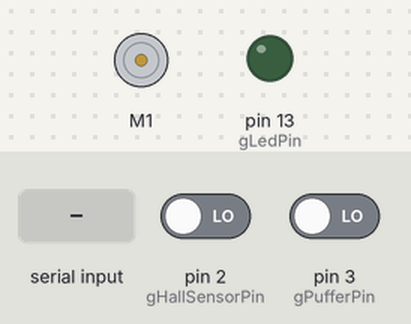
Bench run of a sketch on a simulated Arduino Uno, built with avr-gcc and run on an emulated ATmega328P. Shown: DC motor (green arrow = forward, orange = backward, longer = faster), output pins drawn as LEDs (lit = HIGH). The test bench sets the inputs (shaded band); at power-on: pin 2 (gHallSensorPin) LOW, pin 3 (gPufferPin) LOW. What the sketch prints to the serial monitor is not drawn.

Above: at 1.2 s.
1.3 s: pin 2 (gHallSensorPin) driven HIGH
At 2.3 s:
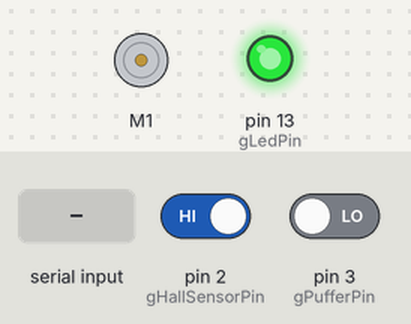
2.8 s: pin 2 (gHallSensorPin) driven LOW
At 3.4 s:
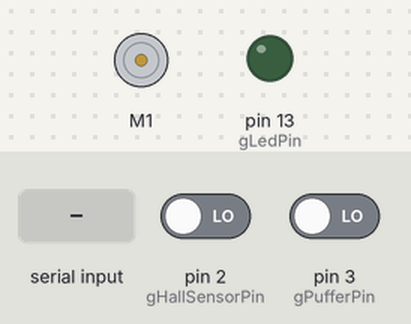
4.3 s: "p\n" received over Serial
At 5.1 s:
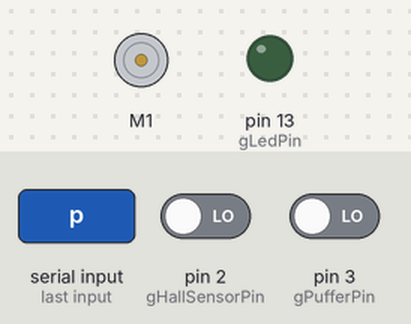
Timing chart, 0 to 7.3 s (numbered marks = the images above; inputs shaded):
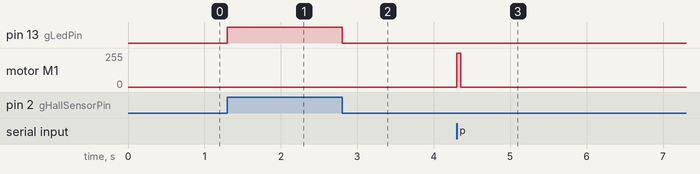

The sketch:

puffer.ino
```cpp
//Ribbon separator control code.
//Uses a Hall effect sensor digital out to pin2, pin 13 output ot an LED,
//and solenoid connected to Motor 1 terminals on Adafruit motor shield

#include <Wire.h>
#include "Adafruit_MotorShield.h"
#include <SoftwareSerial.h>
double gSketchVersion = 1.0;

//Allow nice syntax for serial printing
template<class T> inline Print &operator <<(Print &o, T arg) { o.print(arg); return o; }

// Create the motor shield object with the default I2C address
Adafruit_MotorShield AFMS = Adafruit_MotorShield();

// Get port M1 address
Adafruit_DCMotor* gPufferValve = AFMS.getMotor(1);

// global variables
bool            gSimulateHallSensor(false);
unsigned int    gSimulationSpeed    = 5000;

//Pins
const int       gHallSensorPin      = 2;    // Hall sensor pin
const int       gPufferPin          = 3;    // Pushbutton 1 pin
const int       gLedPin             = 13;   // LED pin, illuminates when solenoid is triggered

int             gPuffDuration       = 50;   // msec puffer on
int             gPufferValveSpeed   = 255;  // msec puffer on

bool            gEnablePuffer(false);
unsigned long   gLastReadTime = millis();

//Leica mouse control
SoftwareSerial  leicaSerial(10, 11); // RX, TX
String          gLeicaMessage;


void setup()
{
    AFMS.begin();  // create with the default frequency 1.6KHz

    // depower and set up puffer solenoid
    gPufferValve->run(RELEASE);
    gPufferValve->setSpeed(gPufferValveSpeed);

    // set up i/o pins
    pinMode(gHallSensorPin,     INPUT);     // Set up the Hall sensor pin to be an input
    pinMode(gLedPin,            OUTPUT);    // Set up the LED pin to be an output
    pinMode(gPufferPin,         INPUT);     // Set off the puffer manually by this pin

    // setup HW serial port
    Serial.begin(57600);
    Serial << "[ArrayBot Puffer Arduino]";

    //setup SW serial port to the Leica Arduino.
    leicaSerial.begin(9600);
}

void loop()
{
    while(Serial.available() > 0)
    {
        char ch = Serial.read();
        processByte(ch);
    }

     if(leicaSerial.available())
     {
        //We get acknowledgments from the Leica. Just simply forward
        char ch = leicaSerial.read();
        if(ch == '[')
        {
            gLeicaMessage = "";
        }
        else if(ch == ']')
        {
            Serial << "[LEICA MESSAGE: " << gLeicaMessage <<"]";
        }
        else
        {
            gLeicaMessage += ch;
        }
     }

    //Simulate Hall Sensor
    if(gSimulateHallSensor == true)
    {
        simulateHallSensor();
    }
    else if(digitalRead(gHallSensorPin) == HIGH)  // if Hall sensor is high
    {
        Serial << "[HALL_SENSOR=HIGH]";
        digitalWrite(gLedPin, HIGH);     // turn the LED on

        //Set off puffer, but only if enabled by the PUSH BUTTON or the HOST PC (enablePuffer)
        if (digitalRead(gPufferPin) || gEnablePuffer)
        {
            puff(gPuffDuration);
            gEnablePuffer = false;
        }

        //Wait for HALL sensor to go LOW
        while(digitalRead(gHallSensorPin) == HIGH)
        { }

        Serial << "[HALL_SENSOR=LOW]";
    }

    digitalWrite(gLedPin, LOW);      // turn the LED off
}

void sendInfo()
{
    Serial << "[PUFFER_SKETCH_VERSION=" << gSketchVersion << "]";
    Serial << "[PUFFER_DURATION=" << gPuffDuration << "]";
    Serial << "[PUFFER_VALVE_SPEED=" << gPufferValveSpeed << "]";
}

void puff(int duration_in_ms)
{
    gPufferValve->run(FORWARD);     // turn on solenoid
    delay(duration_in_ms);          //duration of LED/solenoid being on
    gPufferValve->run(RELEASE);     // turn off solenoid
}

void processByte(char ch)
{
    switch(ch)
    {
        //Enable simulation
        case 'S':
        {
            //Get flag
            int flag = Serial.parseInt();
            gSimulateHallSensor = (flag == 1) ? true : false;
        }
        break;

        //Set simulation speed
        case 's':
        {
            int ms = Serial.parseInt();
            gSimulationSpeed = ms;
        }
        break;

        //CutPreset (Leica)
        case 'P':
        {
            //Get Preset
            int preset = Serial.parseInt(); //This one will wait for something that can become an int;
            if(preset > 0 && preset <= 5 )
            {
               Serial << "[REQUEST_CUT_PRESET_"<<preset<<"]";
               leicaSerial <<"P"<<preset<<" ";
            }
            else
            {
                Serial << "[CUT_PRESET "<<preset<<" IS INVALID]";
            }
        }
        break;

        //Set delta Y on the Leica
        case 'Y':
        {
            //Get dy
            int preset = Serial.parseInt();

            Serial << "[REQUEST_DELTA_Y="<<preset<<"]";
            leicaSerial <<"Y"<<preset<<" ";
        }
        break;

        //Enable puffing. When puffing is enabled, the logic in the loop will automatically set off the puffer
        //at the calibrated moment by checking the hall sensor state
        case 'e':
            gEnablePuffer = true;
            Serial << "[PUFFER_ENABLED]";
        break;

        //Disable puffing.
        case 'a':
            gEnablePuffer = false;
            Serial << "[PUFFER_DISABLED]";
        break;

        //Set off the puffer
        case 'p':
            puff(gPuffDuration);
            Serial << "[EXECUTED_PUFF]";
        break;

        //Set puffer duration
        case 'd':
            //Next byte is the value
            gPuffDuration = Serial.parseInt();
            Serial << "[PUFFER_DURATION=" << gPuffDuration << "]";
        break;

        //Set puffer valve speed
        case 'v':
            //Next byte is the value
            gPufferValveSpeed = Serial.parseInt();
            gPufferValve->setSpeed(gPufferValveSpeed);
            Serial << "[PUFFER_VALVE_SPEED=" << gPufferValveSpeed << "]";
        break;

        //Return some info about current state
        case 'i':    sendInfo();        break;
        case ' ':
        case '\n':
        case '\r':                      break;
        //Report unhandled character

        default:
            Serial << "[Unhandled character in puffer arduino instream: "<<ch<<"]";
        break;
    }
}

void simulateHallSensor()
{
    unsigned long currentTime = millis();
    if(currentTime - gLastReadTime > gSimulationSpeed)
    {
        gLastReadTime = currentTime;
        Serial << "[HALL_SENSOR=HIGH]";
        Serial << "[HALL_SENSOR=LOW]";
    }
}
```

Measured:
- after the input at 1.3 s, pin 13 (gLedPin): LOW → HIGH at once
- after the input at 2.8 s, pin 13 (gLedPin): HIGH → LOW at once
- after the input at 4.3 s, motor M1: stopped → forward 255/255 at once, → stopped 0.05 s later
